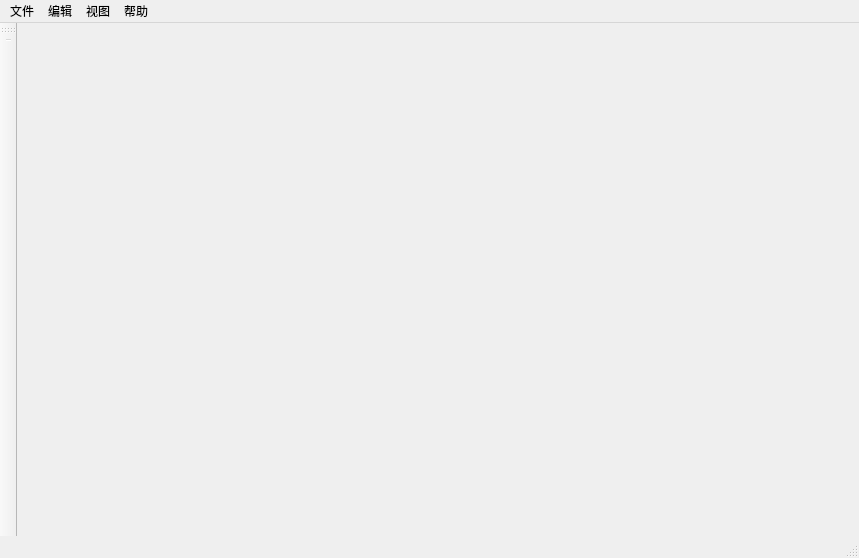
<?xml version="1.0" encoding="UTF-8"?>
<ui version="4.0">
 <class>MainWindow</class>
 <widget class="QMainWindow" name="MainWindow">
  <property name="geometry">
   <rect>
    <x>0</x>
    <y>0</y>
    <width>859</width>
    <height>558</height>
   </rect>
  </property>
  <property name="windowTitle">
   <string>AuxiliaryImageTagging</string>
  </property>
  <widget class="QWidget" name="centralwidget"/>
  <widget class="QMenuBar" name="menubar">
   <property name="geometry">
    <rect>
     <x>0</x>
     <y>0</y>
     <width>859</width>
     <height>23</height>
    </rect>
   </property>
   <widget class="QMenu" name="menu">
    <property name="title">
     <string>文件</string>
    </property>
    <widget class="QMenu" name="menuOpen_Image">
     <property name="title">
      <string>Open Image</string>
     </property>
    </widget>
    <addaction name="menuOpen_Image"/>
    <addaction name="actionSelect_Image_Path"/>
    <addaction name="actionSave"/>
    <addaction name="actionSave_as"/>
   </widget>
   <widget class="QMenu" name="menu_2">
    <property name="title">
     <string>编辑</string>
    </property>
   </widget>
   <widget class="QMenu" name="menu_3">
    <property name="title">
     <string>视图</string>
    </property>
   </widget>
   <widget class="QMenu" name="menu_4">
    <property name="title">
     <string>帮助</string>
    </property>
   </widget>
   <addaction name="menu"/>
   <addaction name="menu_2"/>
   <addaction name="menu_3"/>
   <addaction name="menu_4"/>
  </widget>
  <widget class="QStatusBar" name="statusbar"/>
  <widget class="QToolBar" name="toolBar">
   <property name="windowTitle">
    <string>toolBar</string>
   </property>
   <property name="iconSize">
    <size>
     <width>36</width>
     <height>36</height>
    </size>
   </property>
   <attribute name="toolBarArea">
    <enum>LeftToolBarArea</enum>
   </attribute>
   <attribute name="toolBarBreak">
    <bool>false</bool>
   </attribute>
   <addaction name="separator"/>
  </widget>
  <action name="actionSelect_Image_Path">
   <property name="text">
    <string>Select Image Path</string>
   </property>
  </action>
  <action name="actionSave">
   <property name="text">
    <string>Save</string>
   </property>
  </action>
  <action name="actionSave_as">
   <property name="text">
    <string>Save as</string>
   </property>
  </action>
  <action name="actionopen">
   <property name="text">
    <string>open</string>
   </property>
  </action>
 </widget>
 <resources/>
 <connections/>
</ui>
